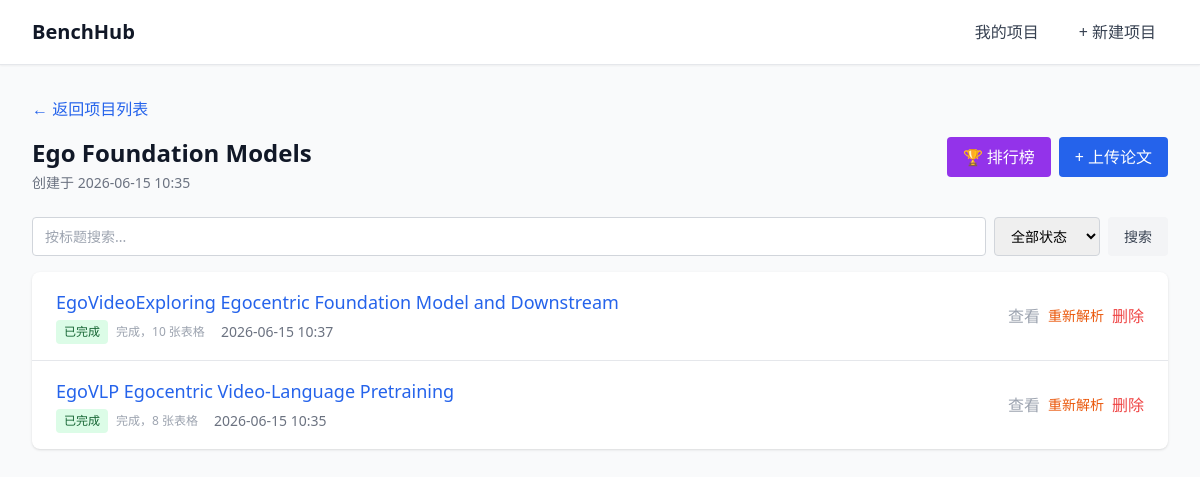
The page /projects/2/ on the database as committed earlier.
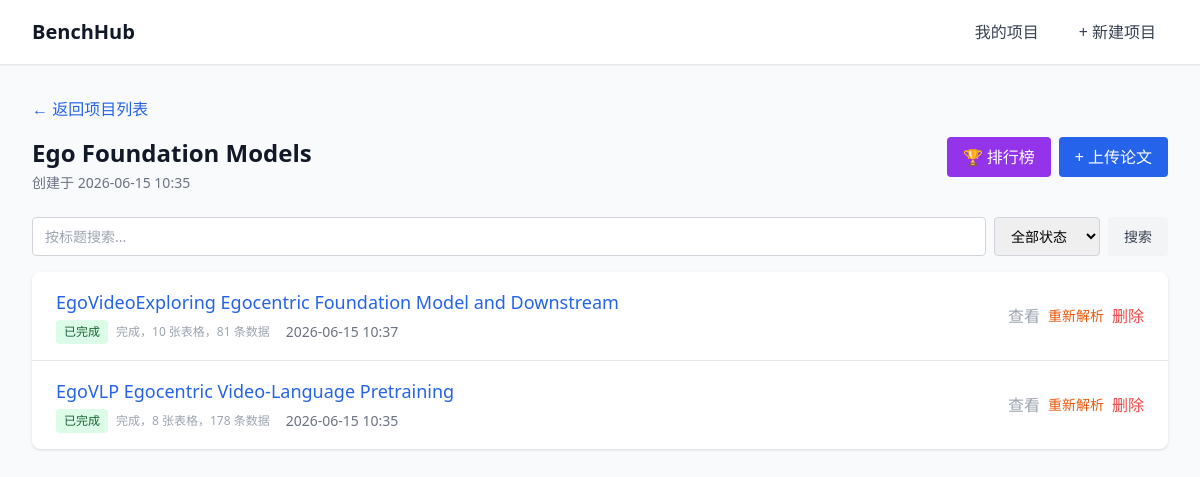
The same page on the database as committed later.
### papers/models.py (models this page shows, shortened)
class Paper(models.Model):
    session = models.ForeignKey(Session, on_delete=models.CASCADE, related_name='papers')
    title = models.CharField(max_length=500)
    arxiv_id = models.CharField(max_length=50, blank=True)
    local_pdf = models.FileField(upload_to='papers/')
    raw_markdown = models.TextField(blank=True)
    created_at = models.DateTimeField(auto_now_add=True)
    class Status(models.TextChoices):
        PENDING = 'pending', '待解析'
        EXTRACTING = 'extracting', '提取文本'
        CALLING_LLM = 'calling_llm', '调用 LLM'
        COMPLETED = 'completed', '已完成'
        FAILED = 'failed', '失败'
    status = models.CharField(
        max_length=20,
        choices=Status.choices,
        default=Status.PENDING
    )
    progress_message = models.CharField(max_length=200, blank=True)
    error_message = models.TextField(blank=True)
    class Meta:
        ordering = ['-created_at']

### papers/views.py (the view)
# urls.py: path('projects/<int:session_id>/', views.session_detail, name='project_detail'),
def session_detail(request, session_id):
    session = get_object_or_404(Session, id=session_id)
    q = request.GET.get('q', '').strip()
    status = request.GET.get('status', '').strip()
    papers = session.papers.all()
    if q:
        papers = papers.filter(title__icontains=q)
    if status:
        papers = papers.filter(status=status)
    return render(request, 'papers/session_detail.html', {
        'session_obj': session,
        'papers': papers,
        'q': q,
        'status_filter': status,
        'status_choices': Paper.Status.choices,
    })

### templates/papers/session_detail.html (shortened to what this page needs)
{% extends 'base.html' %}
{% block content %}
<div class="mb-4">
    <a href="/" class="text-blue-600 hover:text-blue-800">&larr; 返回项目列表</a>
</div>
<div class="mb-6 flex justify-between items-start">
    <div>
        <h1 class="text-2xl font-bold text-gray-900">{{ session_obj.name }}</h1>
        <p class="text-sm text-gray-500 mt-1">创建于 {{ session_obj.created_at|date:"Y-m-d H:i" }}</p>
    </div>
    <div class="flex space-x-2">
        <a href="/projects/{{ session_obj.id }}/leaderboards/"
            class="bg-purple-600 text-white px-4 py-2 rounded hover:bg-purple-700">
            🏆 排行榜
        </a>
        <a href="/projects/{{ session_obj.id }}/upload/" class="bg-blue-600 text-white px-4 py-2 rounded hover:bg-blue-700">
            + 上传论文
        </a>
    </div>
</div>
<form method="get" action="/projects/{{ session_obj.id }}/" class="mb-4 flex gap-2">
    <input type="text" name="q" value="{{ q }}" placeholder="按标题搜索..."
        class="flex-1 px-3 py-2 border border-gray-300 rounded text-sm focus:outline-none focus:ring-2 focus:ring-blue-500">
    <select name="status" onchange="this.form.submit()"
        class="px-3 py-2 border border-gray-300 rounded text-sm focus:outline-none focus:ring-2 focus:ring-blue-500">
        <option value="">全部状态</option>
    </select>
    <button type="submit" class="px-4 py-2 bg-gray-100 text-gray-700 rounded text-sm hover:bg-gray-200">搜索</button>
</form>
{% if papers %}
<div class="bg-white shadow overflow-hidden sm:rounded-lg">
    <ul class="divide-y divide-gray-200">
        {% for paper in papers %}
        <li class="px-4 py-4 sm:px-6" id="paper-row-{{ paper.id }}">
            <div class="flex items-center justify-between">
                <div class="flex-1 min-w-0">
                    <a href="/articles/{{ paper.id }}/" class="text-lg font-medium text-blue-600 hover:text-blue-800 truncate">
                        {{ paper.title }}
                    </a>
                    <div class="mt-1 flex items-center text-sm text-gray-500 flex-wrap gap-y-1">
                        <span class="px-2 py-1 text-xs rounded status-badge {% if paper.status == 'completed' %}bg-green-100 text-green-800{% elif paper.status == 'failed' %}bg-red-100 text-red-800{% elif paper.status == 'pending' %}bg-gray-100 text-gray-800{% else %}bg-yellow-100 text-yellow-800{% endif %}">
                            {{ paper.get_status_display }}
                        </span>
                        <span class="ml-2 text-xs text-gray-400 progress-msg" title="{{ paper.progress_message }}">{{ paper.progress_message|truncatechars:40 }}</span>
                        <span class="ml-4">{{ paper.created_at|date:"Y-m-d H:i" }}</span>
                    </div>
                </div>
                <div class="ml-4 flex items-center space-x-2" id="paper-actions-{{ paper.id }}">
                    <a href="/articles/{{ paper.id }}/" class="text-gray-400 hover:text-gray-600">查看</a>
                    <button onclick="retryParse({{ paper.id }})"
                        class="text-orange-600 hover:text-orange-800 text-sm parse-btn">重新解析</button>
                    <button onclick="deletePaper({{ paper.id }}, '{{ paper.title|escapejs }}', this)"
                        class="text-red-500 hover:text-red-700">删除</button>
                </div>
            </div>
        </li>
        {% endfor %}
    </ul>
</div>
{% else %}
<div class="text-center py-12 bg-white rounded-lg shadow">
    <p class="text-gray-500 mb-4">本项目还没有上传任何论文</p>
    <a href="/projects/{{ session_obj.id }}/upload/" class="text-blue-600 hover:text-blue-800">上传第一篇论文</a>
</div>
{% endif %}
{% endblock %}

Rows that differ between the two databases and show on the page:
changed Paper "EgoVideoExploring Egocentric Foundation Model and Downstream": progress_message "完成，10 张表格" → "完成，10 张表格，81 条数据"
changed Paper "EgoVLP Egocentric Video-Language Pretraining": progress_message "完成，8 张表格" → "完成，8 张表格，178 条数据"
